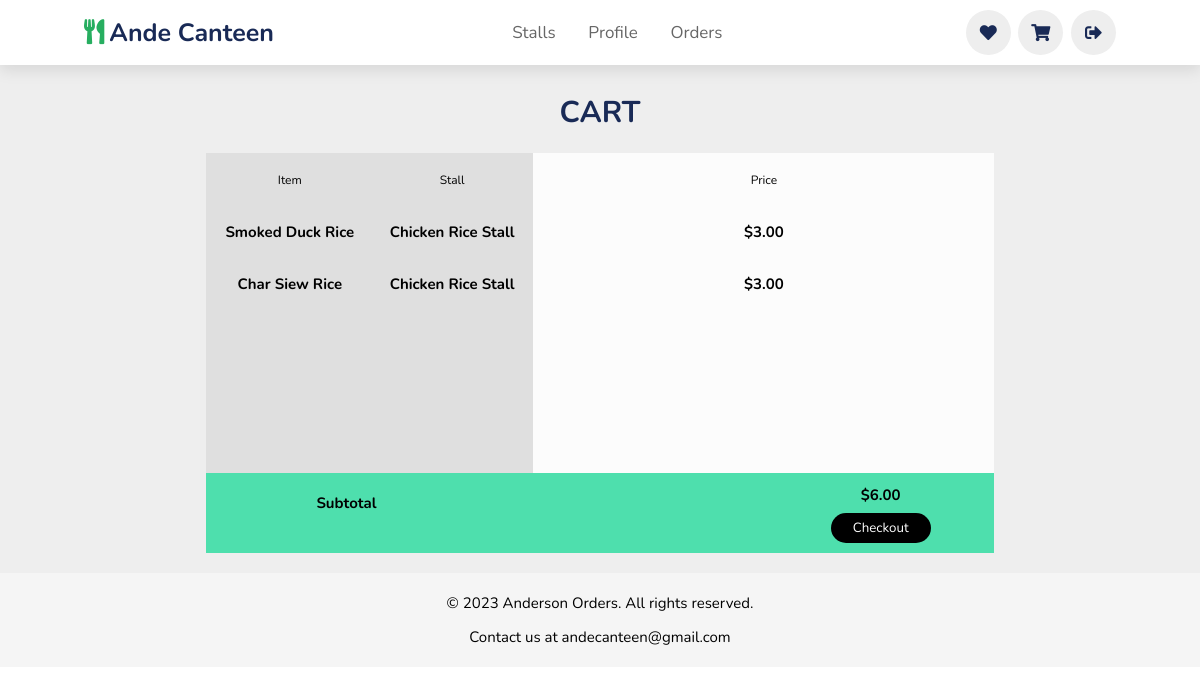
Page /checkout (signed in) on the committed database.
### models.py (models this page shows)
class Base(DeclarativeBase):
    pass

class Food(Base):
    __tablename__ = "foods"
    id: Mapped[int] = mapped_column(primary_key=True)
    food_name: Mapped[str] = mapped_column(String(100), nullable=False)
    cost: Mapped[float] = mapped_column(Float)
    image_directory: Mapped[str] = mapped_column(String(300))
    stall_id: Mapped[int] = mapped_column(ForeignKey("stalls.id"))
    stall: Mapped['Stall'] = relationship(back_populates="food_items", lazy=True)
    orders_placed: Mapped[List["Order"]] = relationship(back_populates="food_ordered", lazy=True)

class Stall(Base):
    __tablename__ = "stalls"
    id: Mapped[int] = mapped_column(primary_key=True)
    stall_name: Mapped[str] = mapped_column(String(100), unique=True, nullable=False)
    image_directory: Mapped[str] = mapped_column(String(300))
    food_items: Mapped[List["Food"]] = relationship(back_populates="stall", lazy=True)

### app.py (the view)
@app.route('/checkout', methods=['POST', 'GET'])
@login_required
def checkout():
    if request.method == "POST":
        return redirect('/')
    subtotal = sum(food.cost for food in current_user.food_ordered)
    return render_template('checkout.html', food_ordered=current_user.food_ordered, subtotal=subtotal)

### app.py (called while the page is built)
@login_manager.user_loader
def load_user(user_id):
    return session.get(User, int(user_id))

### templates/checkout.html (shortened to what this page needs)
{% extends 'base.html' %}
{% block head %}
    <link rel="stylesheet" href="../static/css/checkout.css">
{% endblock %}
{% block body %}
<section class="dishes" id="dishes">
    <br>
    <br>
    <br>
    <h1 class="heading"> Cart </h1>
    <div class="checkout-container">
        <div class="checkout-container-1">
            <table>
                <tr>
                  <th>Item</th>
                  <th>Stall</th>
                </tr>
                {% for food in food_ordered %}
                  <tr>
                    <td>{{ food.food_name }}</td>
                    <td>{{ food.stall.stall_name }}</td>
                  </tr>
                {% endfor %}
            </table>
        </div>
        <div class="checkout-container-2">
            <table>
                <tr>
                    <th>Price</th>
                </tr>
                {% for food in food_ordered %}
                  <tr><td>${{ '%0.2f' | format(food.cost|float) }}</td></tr>
                {% endfor %}
            </table>
        </div>
        <div class="checkout-container-3">
            <div class="checkout-container-3-1">
                <p>Subtotal</p>
            </div>
            <div class="checkout-container-3-2">
                <p class="checkout-container-3-2-p">${{ '%0.2f' | format(subtotal|float) }}</p>
                <form method="POST">
                  <button type="submit" class="checkout-button" style="cursor: pointer">Checkout</button>
                </form>
            </div>
        </div>
    </div>
</section>
{% endblock %}

### static/css/checkout.css (style rules this page uses)
:root { --green:#27ae60; --black:#192a56; --light-color:#666; --box-shadow:0 .5rem 1.5rem rgba(0,0,0,.1); }
* { font-family: 'Nunito', sans-serif; margin:0; padding:0; box-sizing: border-box; text-decoration: none; outline: none; border:none; text-transform: capitalize; transition: all .2s linear; }
html { font-size: 62.5%; overflow-x: hidden; scroll-padding-top: 5.5rem; scroll-behavior: smooth; }
section { padding:2rem 9%; }
section:nth-child(even) { background:#eee; }
.heading { text-align: center; color:var(--black); font-size: 3rem; padding-bottom: 2rem; padding-top: 3rem; text-transform: uppercase; }
.checkout-container { width: 80%; margin: auto; height: 40rem; background-color: #fcfcfcff; position: relative; }
.checkout-container-1 { width: 41.5%; height: 32rem; background-color: #dfdfdfff; display: inline-block; }
.checkout-container-1 table { text-align: center; width: 100%; }
.checkout-container-1 th { font-weight: normal; height: 5rem; font-size: 1.2rem; }
.checkout-container-1 td { font-weight: bold; height: 5rem; font-size: 1.5rem; }
.checkout-container-2 { width: 58%; height: 32rem; background-color: #fcfcfcff; display: inline-block; }
.checkout-container-2 table { text-align: center; width: 100%; }
.checkout-container-2 th { font-weight: normal; height: 5rem; font-size: 1.2rem; }
.checkout-container-2 td { font-weight: bold; height: 5rem; font-size: 1.5rem; }
.checkout-container-3 { display: flex; background-color: #4edfadff; height: 8rem; width: 100%; bottom: 0px; margin: none; padding: none; position: absolute; }
.checkout-container-3-1 { display: inline-block; width: 79.3%; height: 100%; text-align: left; }
.checkout-container-3-1 p { padding: 2rem 0 0rem 11rem; font-weight: bold; font-size: 1.5rem; }
.checkout-container-3-2 { display: inline-block; width: 20%; height:100%; text-align: left; }
.checkout-container-3-2-p { padding: 1.2rem 0 0.8rem 3rem; font-weight: bold; font-size: 1.5rem; }
.checkout-button { border-radius: 20px; width: 10rem; height: 3rem; background-color: black; color: white; display: flex; justify-content: center; align-items: center; }

### rows in the picture
Food: food_name "Smoked Duck Rice", stall.stall_name "Chicken Rice Stall", cost "3.00"
Food: food_name "Char Siew Rice", stall.stall_name "Chicken Rice Stall", cost "3.00"

### other values in the picture
{{ '%0.2f' | format(subtotal|float) }} "6.00"
